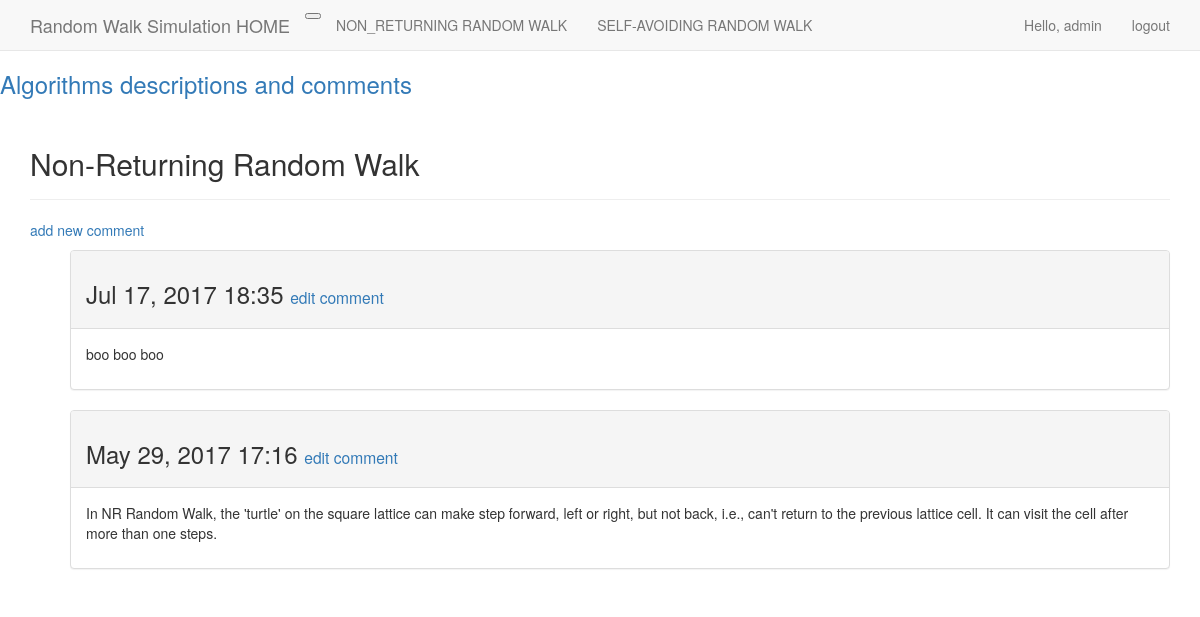
Screenshot of /algorithms/1/ (signed in) with the database file from the repository.
### walk/models.py (models this page shows, shortened)
class Algorithm(models.Model):
    text = models.CharField(max_length=200)
    date_added=models.DateTimeField(auto_now_add=True)
    owner = models.ForeignKey(User)
    def __str__(self):
        return self.text

class Comment(models.Model):
    algorithm = models.ForeignKey(Algorithm)
    text=models.TextField()
    date_added=models.DateTimeField(auto_now_add=True)

### walk/views.py (the view)
# urls.py: url(r'^algorithms/(?P<algorithm_id>\d+)/$',views.algorithm, name='algorithm'),
@login_required
def algorithm(request,algorithm_id):
    algorithm = Algorithm.objects.get(id=algorithm_id)
    comments = algorithm.comment_set.order_by('-date_added')
    context={'algorithm':algorithm, 'comments': comments}
    return render(request,'walk/algorithm.html',context)

### walk/templates/walk/algorithm.html
{% extends "walk/base.html" %}
{% block header %}
  <h2> {{ algorithm }}</h2>
 {%endblock header %}
{% block content %}
<p>
  <a href="{% url 'walk:new_comment' algorithm.id  %}"> add new comment </a>
</p>
<ul>
  {% for comment in comments %}
    <div class="panel panel-default">
	  <div class="panel-heading">
	    <h3>
          {{ comment.date_added|date:'M d, Y H:i'}}
		  <small>
		     <a href="{%  url 'walk:edit_comment' comment.id %}"> edit comment </a>
		  </small>
		</h3>
      </div>
      <div class="panel-body">
	  {{ comment.text|linebreaks}}
	  </div>
	</div>
  {% empty%}
      There are no comments for this algorithm
  {% endfor %}
</ul>
{% endblock content %}

### walk/templates/walk/base.html (shortened to what this page needs)
{% load bootstrap3 %}
<!DOCTYPE html>
<html lang="en">
  <head>
	{% bootstrap_css %}
  </head>
  <body>
  <nav class="navbar navbar-default navbar-static-top">
    <div class="container">
      <div class="navbar-header">
	    <button type="button" class="nuvbar-toggle collapsed"
		  data-toggle="collapse" data-target="#navbar"
		  aria-expanded="false" area-controls="navbar">
	    </button>
		<a class="navbar-brand" href="{% url 'walk:index' %}">
		  Random Walk Simulation HOME </a>
	  </div>
      <div id="navbar" class="navbar-collapse collapse">
        <ul class="nav navbar-nav">
          <li><a href="{% url 'walk:nr_rand_walk' %}"> NON_RETURNING RANDOM WALK </a></li>
          <li><a href="{% url 'walk:self_avoid_walk' %}"> SELF-AVOIDING RANDOM WALK </a></li>
        </ul>
		<ul class="nav navbar-nav navbar-right">
	      {% if user.is_authenticated %}
            <li><a> Hello, {{ user.username }}</a></li>
            <li><a href="{% url 'users:logout' %}">logout</a></li>
          {% else %}
            <li><a href="{% url 'users:register' %}"> register</a></li>
            <li><a href="{% url 'users:login' %}"> log in</a></li>
          {% endif %}
		</ul>
   	  </div>
    </div>
  </nav>
  <div>
	 <a href="{% url 'walk:algorithms' %}"><h3> Algorithms descriptions and comments</h3></a>
  </div>
  <div class="container">
    <div class="page-header">
	  {% block header %} {% endblock header %}
    </div>
    <div>
      {% block content %} {% endblock content %}
    </div>
  </div>
  </body>
</html>

### rows the page displays
Algorithm: text "Non-Returning Random Walk"
Comment: date_added "Jul 17, 2017 18:35", text "boo boo boo"
Comment: date_added "May 29, 2017 17:16", text "In NR Random Walk, the 'turtle' on the square lattice can make step forward, left or right, but not back, i.e., can't return to the previous lattice cell. It can visit the cell after more than one steps."

### other values shown
{{ user.username }} "admin"
